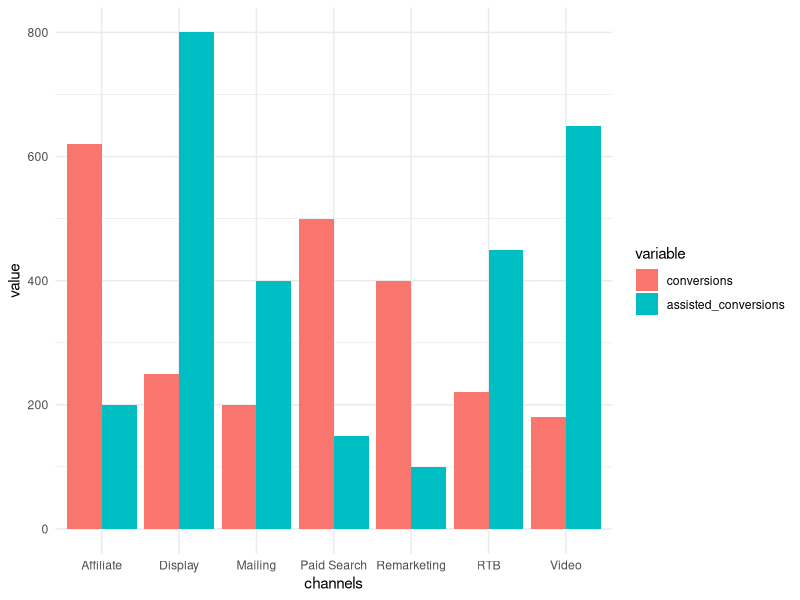
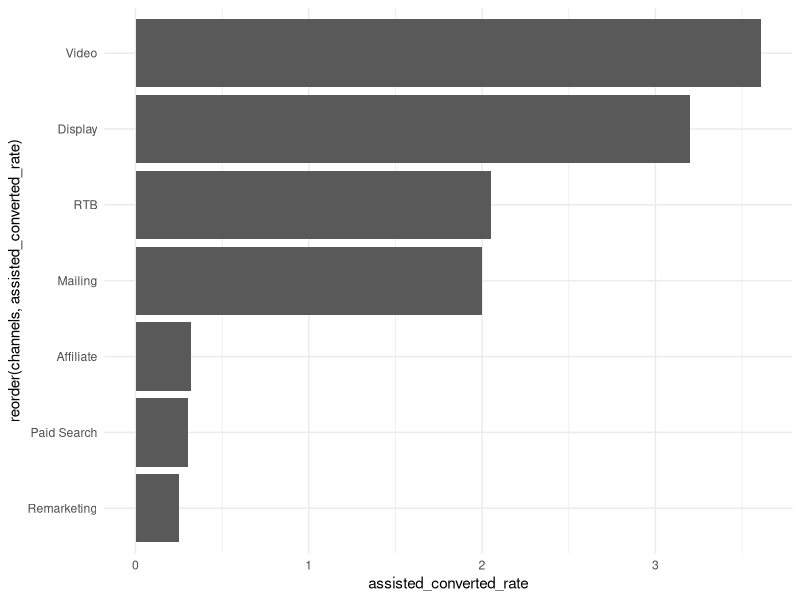
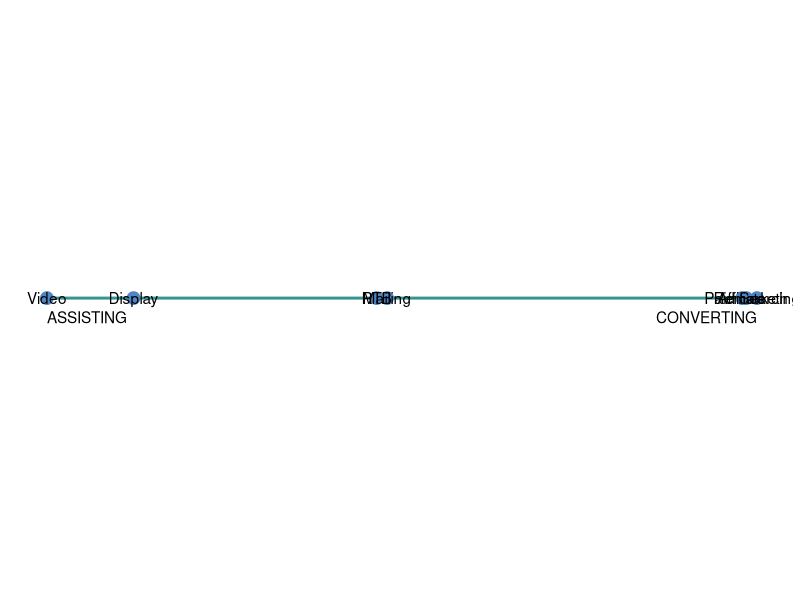
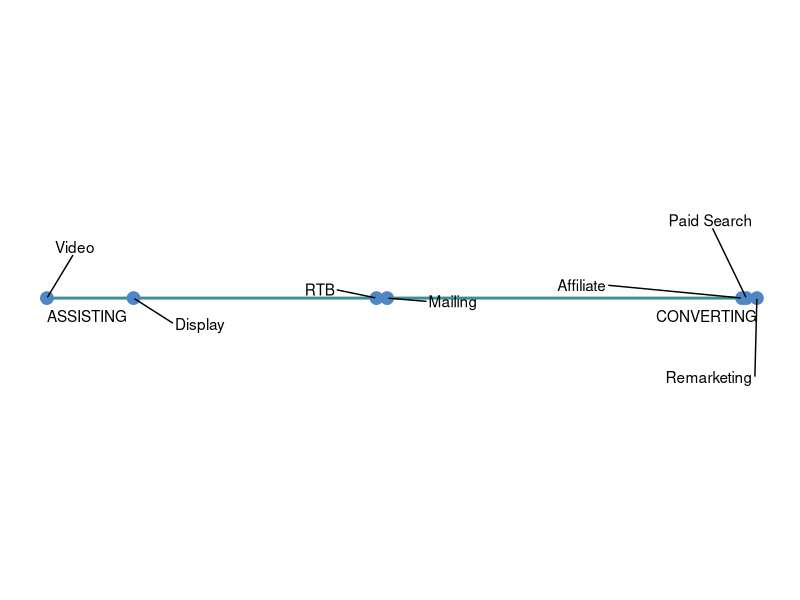

Here is the R script that generated these plots, in order:
## ---- chunk 1
# Loading packages
library(ggplot2)
library(reshape2)
library(dplyr, warn.conflicts = F)
library(ggrepel)

# Clearing the workspace
rm(list = ls())
## ---- chunk 2
# Data input
channels <- c("Display", "RTB", "Affiliate", "Paid Search", "Mailing", "Video", "Remarketing")
conversions <- c(250, 220, 620, 500, 200, 180, 400)
assisted_conversions <- c(800, 450, 200, 150, 400, 650, 100)

# Merging into one data frame
df <- data.frame(channels, conversions, assisted_conversions)

# Checking class of the columns (should be "factor", "numeric", "numeric")
sapply(df, class)
## ---- chunk 3
# Converting into long format
df_melted <- melt(df, id.vars = "channels")

# Simple dataviz
ggplot(df_melted, aes(x = channels, y = value, fill = variable)) +
  geom_bar(stat = "identity", position = "dodge") +
  theme_minimal()
## ---- chunk 4
# Creating new variable
df <- mutate(df, assisted_converted_rate = round(assisted_conversions / conversions, 2))
df$assisted_converted_rate
## ---- chunk 5
# Better visualisation
ggplot(df, aes(x = reorder(channels, assisted_converted_rate), y = assisted_converted_rate)) +
  geom_bar(stat = "identity") + 
  theme_minimal() + 
  coord_flip()
## ---- chunk 6
# First take on line plot
ggplot(df, aes(x = (-assisted_converted_rate), y = 0)) +
  geom_line(colour = "#379392",
            size = 1) + 
  geom_point(data = df, 
             aes(x = -assisted_converted_rate, y = 0),
             colour = "#4F86C6", size = 4) +
  geom_text(aes(label = channels,
                x = -assisted_converted_rate)) + 
  annotate("text", x = max(-df$assisted_converted_rate), y = 0, label = "CONVERTING", hjust = 1, vjust = 2.1) +
  annotate("text", x = min(-df$assisted_converted_rate), y = 0, label = "ASSISTING", hjust = 0, vjust = 2.1) +
  theme_minimal() +
  theme(panel.grid = element_blank(),
        axis.text = element_blank(),
        axis.title = element_blank())
## ---- chunk 7
# Final version of line plot
ggplot(df, aes(x = (-assisted_converted_rate), y = 0)) +
  geom_line(colour = "#379392",
            size = 1) + 
  geom_point(data = df, 
             aes(x = -assisted_converted_rate, y = 0),
             colour = "#4F86C6", size = 4) +
  geom_text_repel(aes(label = channels, x = -assisted_converted_rate), 
                  stat = "identity",
                  angle = 0,
                  force = 7,
                  max.iter = 200,
                  box.padding = unit(2, "lines"),
                  point.padding = NA) + 
  annotate("text", x = max(-df$assisted_converted_rate), y = 0, label = "CONVERTING", hjust = 1, vjust = 2) +
  annotate("text", x = min(-df$assisted_converted_rate), y = 0, label = "ASSISTING", hjust = 0, vjust = 2) +
  theme_minimal() +
  theme(panel.grid = element_blank(),
        axis.text = element_blank(),
        axis.title = element_blank())
